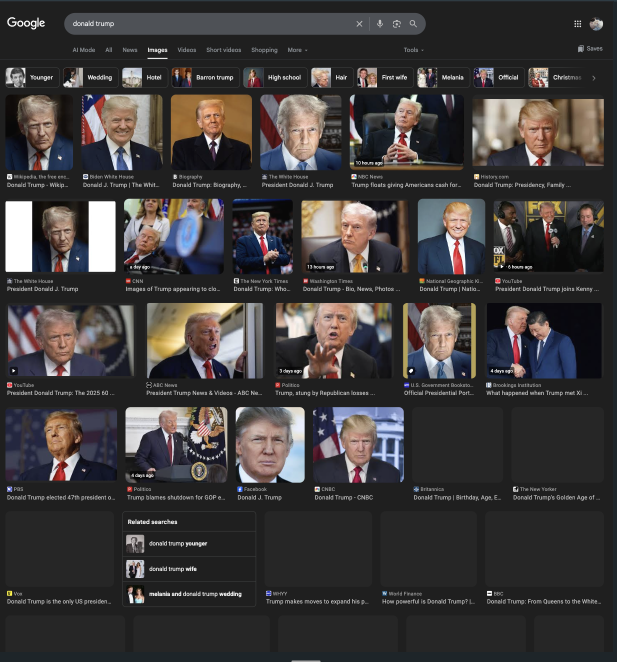
#> input picture google_images.png, 1234 x 1324 px (shown at 1/2 size)
$ python -i intelligent_test_curator.py   (imports and definitions only)
#> lines starting #> are read from the running program, lines starting #| are printed output that depends on the picture
#!/usr/bin/env python3
"""
Intelligent Test Image Curator (Category-Based)
================================================
Uses Wikimedia Commons categories to discover and download public domain images
for comprehensive face recognition testing.

This version uses category-based API queries which are more reliable than text search.

Usage:
    python intelligent_test_curator.py --target "Donald Trump"
"""

import os
import sys
import json
import hashlib
import requests
import time
from pathlib import Path
from datetime import datetime
from PIL import Image, ImageEnhance, ImageStat
import numpy as np
from typing import List, Dict, Optional, Tuple
import argparse
from dataclasses import dataclass, asdict
from collections import defaultdict
import re

@dataclass
class ImageMetadata:
    """Metadata for a curated image."""
    url: str
    filename: str
    person: str
    year: int
    estimated_age: str
    source: str
    license: str
    title: str
    context: str
    quality: str
    size: Tuple[int, int]
    is_negative: bool = False


# Category mappings for different people
PERSON_CATEGORIES = {
    "Donald Trump": {
        "main": "Portraits_of_Donald_Trump",
        "by_year": "Donald_Trump_by_year",
        "by_decade": "Donald_Trump_by_decade",
        "birth_year": 1946
    },
    "Joe Biden": {
        "main": "Joe_Biden",
        "by_year": "Joe_Biden_by_year",
        "birth_year": 1942
    },
    "Barack Obama": {
        "main": "Barack_Obama",
        "by_year": "Barack_Obama_by_year",
        "birth_year": 1961
    },
    "Mike Pence": {
        "main": "Mike_Pence",
        "birth_year": 1959
    },
    "Bill Clinton": {
        "main": "Bill_Clinton",
        "by_year": "Bill_Clinton_by_year",
        "birth_year": 1946
    },
    "George W Bush": {
        "main": "George_W._Bush",
        "birth_year": 1946
    },
}


class WikimediaSearcher:
    """Searches Wikimedia Commons using categories."""

    def __init__(self):
        self.api_url = "https://commons.wikimedia.org/w/api.php"
        self.session = requests.Session()
        self.session.headers.update({
            'User-Agent': 'TestImageCurator/2.0 (Educational Face Recognition Testing)'
        })

    # [77 lines left out: functions get_category_members, get_subcategories, not called in this run]


class ImageAnalyzer:
    """Analyzes images to categorize them."""

    # [85 lines left out: functions extract_year, categorize_by_year, is_public_domain, estimate_quality, not called in this run]


class IntelligentTestCurator:
    """Main curator class using category-based discovery."""

    def __init__(self, target_person: str = "Donald Trump", output_dir: str = "test_images"):
        self.target = target_person
        self.output_dir = Path(output_dir)
        self.cache_dir = Path('.image_cache')
        self.searcher = WikimediaSearcher()
        self.analyzer = ImageAnalyzer()

        # Get person config
        self.person_config = PERSON_CATEGORIES.get(target_person, {
            "main": target_person.replace(' ', '_'),
            "birth_year": 1950  # Default
        })

        # Create directory structure
        self.dirs = {
            'source': self.output_dir / 'source_images',
            'age': self.output_dir / 'age_variations',
            'lighting': self.output_dir / 'lighting_variations',
            'quality': self.output_dir / 'quality_variations',
            'false_positives': self.output_dir / 'false_positives',
            'cache': self.cache_dir
        }

        for dir_path in self.dirs.values():
            dir_path.mkdir(parents=True, exist_ok=True)

        self.metadata_log: List[ImageMetadata] = []
        self.session = requests.Session()
        self.session.headers.update({
            'User-Agent': 'TestImageCurator/2.0'
        })

    # [244 lines left out: functions curate_target_person, curate_negative_examples, _categorize_results, _select_diverse_subset, _create_metadata, _download_single_image and 1 more, not called in this run]

    def create_lighting_variations(self, source_images: List[ImageMetadata]):
        """Create synthetic lighting variations."""
        if not source_images:
            return

        print(f"\n💡 Creating lighting variations...")

        # Select representatives
        representatives = source_images[:min(5, len(source_images))]

        for metadata in representatives:
            try:
                source_path = self.dirs['source'] / metadata.filename
                if not source_path.exists():
                    continue

                image = Image.open(source_path)
                base_name = source_path.stem

                # Backlit
                backlit = self._apply_backlight(image)
                backlit.save(self.dirs['lighting'] / f"{base_name}_backlit.jpg", 'JPEG', quality=90)

                # Low light
                lowlight = self._apply_lowlight(image)
                lowlight.save(self.dirs['lighting'] / f"{base_name}_lowlight.jpg", 'JPEG', quality=90)

                # Bright
                bright = self._apply_bright(image)
                bright.save(self.dirs['lighting'] / f"{base_name}_bright.jpg", 'JPEG', quality=90)

                # Shadows
                shadows = self._apply_shadows(image)
                shadows.save(self.dirs['lighting'] / f"{base_name}_shadows.jpg", 'JPEG', quality=90)

                print(f"  ✓ {base_name[:40]}... (4 variations)")

            except Exception as e:
                continue

    # [179 lines left out: functions _apply_backlight, _apply_lowlight, _apply_bright, _apply_shadows, create_quality_variations, save_metadata and 2 more, not called in this run]


# [11 lines not run here, left out]

>>> import cv2
>>> picture = cv2.imread('../../../../../google_images.png', cv2.IMREAD_GRAYSCALE)
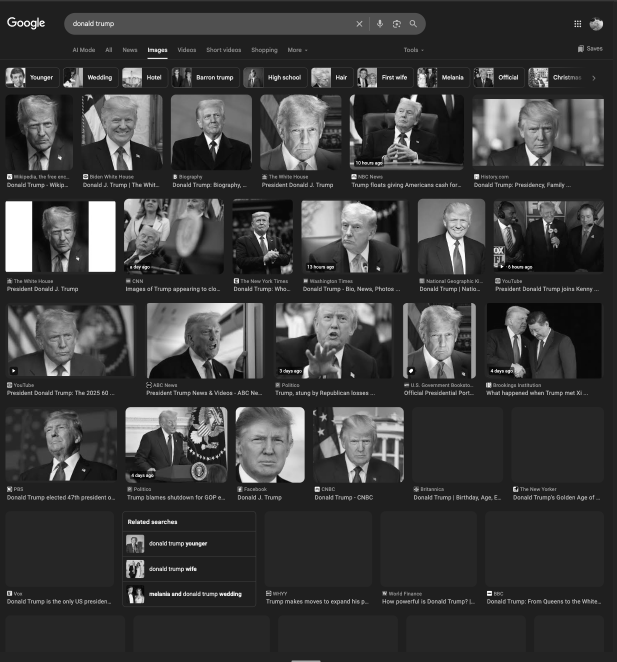
#> picture: shape (1324, 1234) (shown at 1/2 size); min 0, max 255, mean 60
>>> result = IntelligentTestCurator().create_lighting_variations(picture)
#> (the run stopped early here; a loop or call above may not have finished)

$ run again, on load2.png
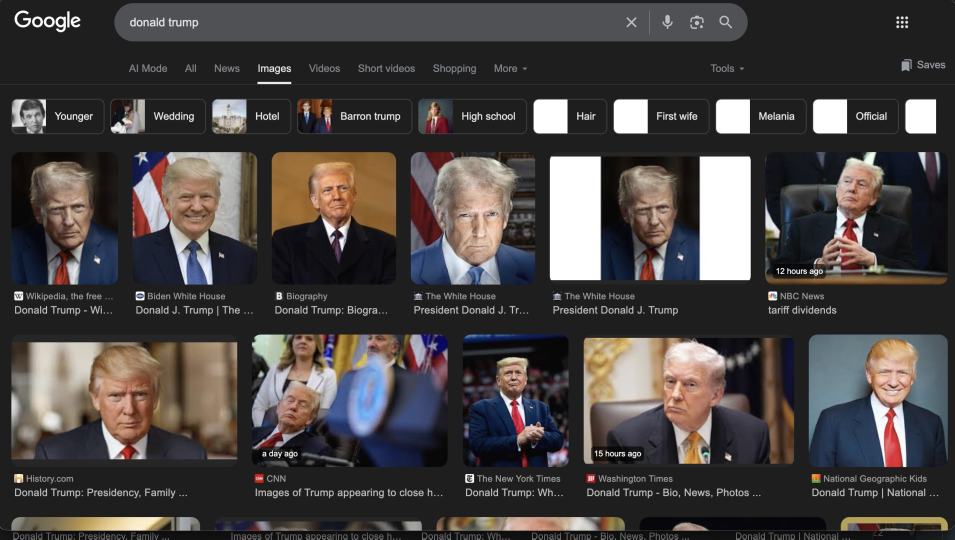
#> input picture load2.png, 2864 x 1618 px (shown at 1/3 size)
#> `picture = cv2.imread('../../../../../google_images.png', cv2.IMREAD_GR..`:
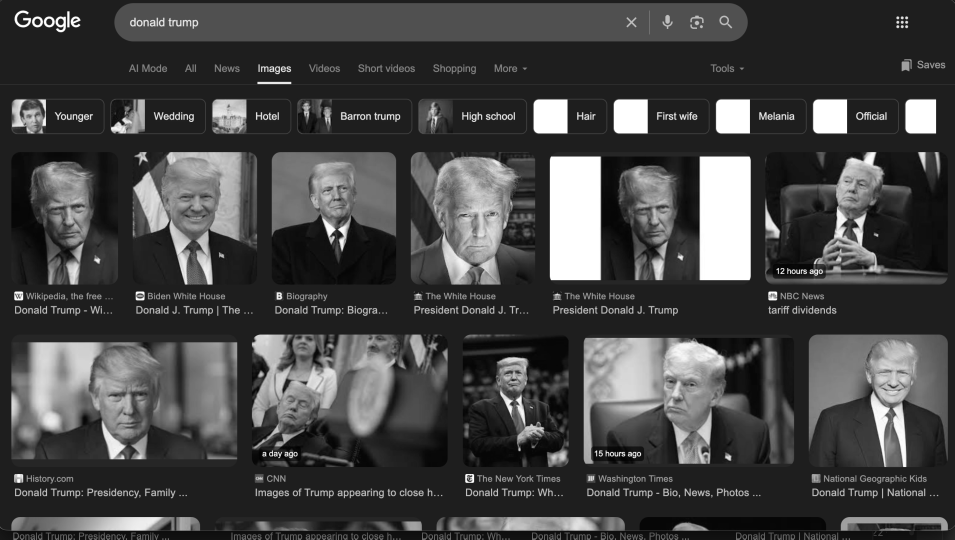
#> picture: shape (1618, 2864) (shown at 1/3 size); min 0, max 255, mean 69
